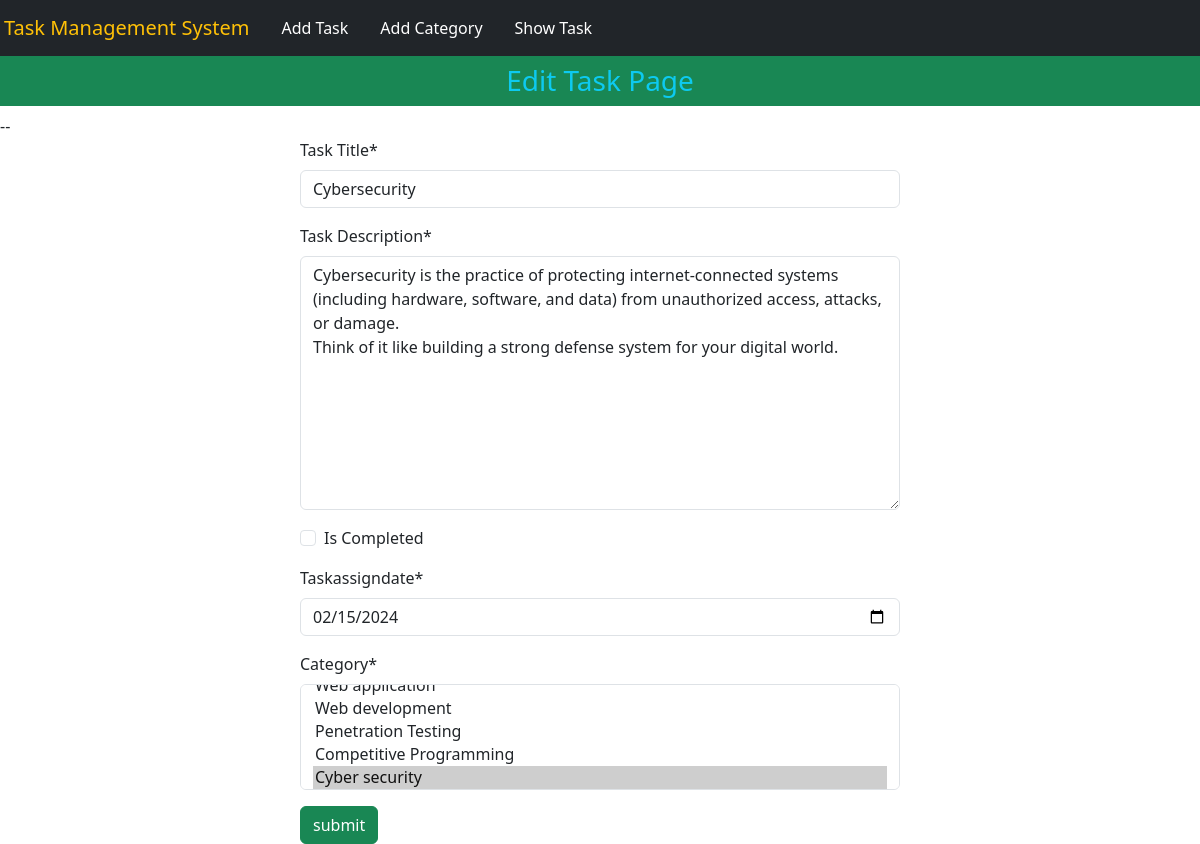
Screenshot of /editTask/6/ with the database file from the repository.
### task/models.py (models this page shows, shortened)
class Task(models.Model):
    taskTitle = models.CharField(max_length = 50, verbose_name = 'Task Title')
    taskDescription = models.TextField(verbose_name = 'Task Description')
    is_completed = models.BooleanField(default =False, verbose_name = 'Is Completed')
    TaskAssignDate = models.DateField(verbose_name = 'Task Assign Date')
    category = models.ManyToManyField(TaskCategory, related_name = "tasks")

### task/views.py (the view)
# urls.py: path('editTask/<int:id>/', views.editTask, name = 'editTask'),
def editTask(request, id):
    task = Task.objects.get(id = id)
    if request.method == "POST":
        form = TaskForm(request.POST, instance=task)
        if form.is_valid():
            form.save()
            return redirect("homepage")
    else:
        form = TaskForm(instance=task)
    return render(request, 'editTask.html', {"form":form})

### task/forms.py
class TaskForm(forms.ModelForm):
    TaskAssignDate = forms.DateField(widget= forms.DateInput(attrs= {"type":"date"}))
    class Meta:
        model = Task
        fields = "__all__"

### category/models.py (called while the page is built)
    def __str__(self):
        return self.category_name

### task/templates/editTask.html (shortened to what this page needs)
{% extends "base.html" %}
{% block content %}
<h3 class = 'text-info bg-success text-center p-2'>Edit Task Page</h3>
--
    <form  method = "POST" class = 'm-auto w-50'>
        {% load crispy_forms_tags %}
        {{form | crispy}}
        <button type="submit" class = 'btn btn-success'>submit</button>
    </form>
{% endblock content %}

### rows the page displays
Task: taskTitle "Cybersecurity", taskDescription "Cybersecurity is the practice of protecting internet-connected systems (including hardware, software, and data) from unauthorized access, attacks, or damage. Think of it like building a strong defense system for your digital world.", TaskAssignDate "02/15/2024"
